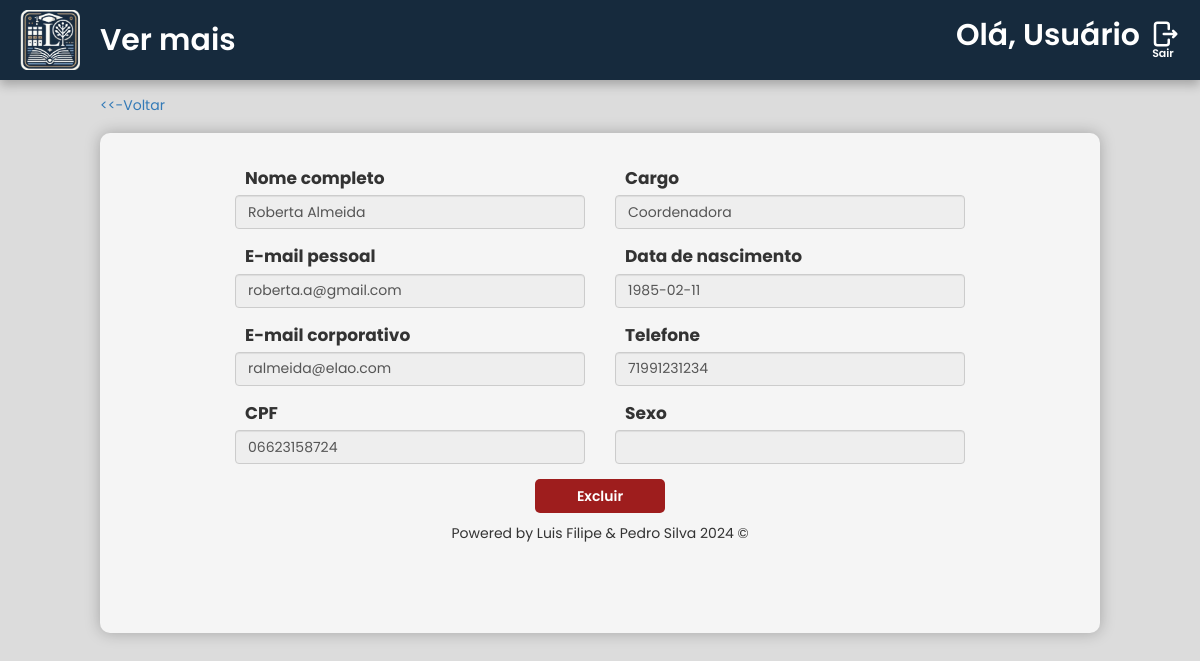
Screenshot of /src/diretoria/visualizar-funcionarios/detalhes.php?id_func=1 with the database file from the repository.
### tables this page shows
create table
    apoio (
        id_func bigint auto_increment primary key,
        nome_func varchar(70) not null,
        email_pess_func VARCHAR(150) UNIQUE NOT NULL,
        email_corp_func VARCHAR(150) UNIQUE NOT NULL,
        telefone_func VARCHAR(11) NOT NULL,
        cpf_func varchar(11) not null unique,
        sexo_func varchar(1) not null,
        nascimento_func date not null,
        senha_func varchar(25) not null,
        cargo_func varchar(100) not null
    );

### src/diretoria/visualizar-funcionarios/detalhes.php (the view, shortened to what this page needs)
<?php
require '../../scripts/conn.php';
$id = $_GET['id_func'];
$sql = $pdo->prepare("SELECT * FROM apoio WHERE id_func = :id_func");
$sql->bindValue(':id_func', $id);
$sql->execute();
if ($sql->rowCount() == 1) {
    $usuario = $sql->fetch(PDO::FETCH_BOTH);
    $nome_func = $usuario['nome_func'];
    $email_pess_func = $usuario['email_pess_func'];
    $email_corp_func = $usuario['email_corp_func'];
    $telefone_func = $usuario['telefone_func'];
    $cpf_func = $usuario['cpf_func'];
    $sexo_func = $usuario['sexo_func'];
    $nascimento_func = $usuario['nascimento_func'];
    $cargo_func = $usuario['cargo_func'];
}
?>
<!DOCTYPE html>
<html lang="pt-br">
<head>
    <link rel="stylesheet" href="https://maxcdn.bootstrapcdn.com/bootstrap/3.3.7/css/bootstrap.min.css"
>
    <link rel="stylesheet" href="style.css">
</head>
<body>
    <header>
        <img src="../../../assets/images/LogoEscolaSemFundo.png" alt="Logo da Clinica" class="LogoClinica">Ver mais
        <div class="areauser">
            <p class="nomeuser">Olá, <?php echo isset($_SESSION['session_nome']) ? explode(' ', $_SESSION['session_nome'])[0] : 'Usuário'; ?></p>
            <a href="../../scripts/sair.php"><img src="../../../assets/images/logout-svgrepo-com.svg" alt="Sair" class="logouticon">
                <p class="txtsair">Sair</p>
            </a>
        </div>
    </header>
    <div class="opcvoltar"><a href="index.php"><<-Voltar </a></div>
    <div class="container">
        <form class="form-cad" id="form-cad" action="../backend/excluir-funcionario.php" method="POST">
            <div class="coluna">
                <div class="form-group">
                    <label for="exampleInputNome1">Nome completo</label>
                    <input type="text" class="form-control" name="nome" id="nome" placeholder="Insira seu nome completo" value="<?php echo ($nome_func) ?>" disabled>
                </div>
                <div class="form-group">
                    <label for="exampleInputNome1">E-mail pessoal</label>
                    <input type="text" class="form-control" name="email-pessoal" id="email-pessoal" placeholder="Insira seu e-mail" value="<?php echo ($email_pess_func) ?>" disabled>
                </div>
                <div class="form-group">
                    <label for="exampleInputNome1">E-mail corporativo</label>
                    <input type="text" class="form-control" name="email-pessoal" id="email-pessoal" placeholder="Insira seu e-mail" value="<?php echo ($email_corp_func) ?>" disabled>
                </div>
                <div class="form-group">
                    <label for="exampleInputEmail1">CPF</label>
                    <input type="text" class="form-control" name="cpf" id="cpf" placeholder="Insira seu CPF" value="<?php echo ($cpf_func) ?>" disabled>
                </div>
            </div>
            <div class="coluna">
                <div class="form-group">
                    <label for="exampleInputEmail1">Cargo</label>
                    <input class="form-control" name="materia" id="materia" value="<?php echo ($cargo_func) ?>" disabled>
                </div>
                <div class="form-group">
                    <label for="exampleInputEmail1">Data de nascimento</label>
                    <input type="text" class="form-control" name="data-nascimento" id="exampleInputEmail1" value="<?php echo ($nascimento_func) ?>" disabled>
                </div>
                <div class="form-group">
                    <label for="exampleInputEmail1">Telefone</label>
                    <input type="text" class="form-control" name="telefone" value="<?php echo ($telefone_func) ?>" disabled>
                </div>
                <div class="form-group">
                    <label for="exampleInputPassword1">Sexo</label>
                    <input class="form-control" name="sexo" id="sexo" value="<?php echo ($sexo_func) ?>" disabled>
                </div>
            </div>
        </form>
        <input type="hidden" value="<?php echo !empty($_GET['id']) ? $_GET['id'] : null;  var_dump($id); ?>">
        <button type="submit" class="btnExcluir" onclick="">Excluir</button>
        <p class="creds" style="margin-top: 1rem;">Powered by Luis Filipe & Pedro Silva 2024 ©</p>
    </div>
</body>
</html>

### src/diretoria/visualizar-funcionarios/style.css (style rules this page uses)
* { font-family: "Poppins", sans-serif; margin: 0px; padding: 0px; }
body { background-color: gainsboro; }
header { background-color: #162a3d; display: flex; align-items: center; color: white; font-size: 30px; font-weight: 600; text-align: center; margin-bottom: -0.5rem; box-shadow: 0px 5px 10px rgba(0, 0, 0, 0.25); }
.opcvoltar { margin-top: 2rem; margin-left: 10rem; }
.LogoClinica { width: 60px; margin-left: 2rem; margin-top: 1rem; margin-bottom: 1rem; margin-right: 2rem; }
.areauser { position: absolute; right: 2rem; display: flex; align-items: center; gap: 10px; }
.logouticon { height: 30px; }
a { margin-top: 0.3rem; text-decoration: none; }
.txtsair { text-decoration: none; font-size: 11px; margin-top: -0.8rem; margin-left: -0.4rem; color: white; }
.container { margin-bottom: 5rem; align-items: center; justify-items: center; margin-top: 1.5%; max-width: 100rem; min-width: 25rem; max-height: 100rem; min-height: 50rem; background-color: whitesmoke; box-shadow: 0px 0px 15px rgba(0, 0, 0, 0.25); border-radius: 10px; padding: 2.3rem; overflow: auto; }
.btnExcluir { min-width: 13rem; background-color: #9e1d1d; font-weight: 600; padding: 0.7rem; border-radius: 5px; border: none; transition: 300ms; color: white; }
.form-cad { margin-top: 1rem; display: flex; flex-direction: row; gap: 3rem; }
.form-group label { font-size: 17px; margin-left: 1rem; }
input { max-width: 35rem; min-width: 35rem; }

### rows the page displays
apoio: nome "Roberta Almeida", email-pessoal "roberta.a@gmail.com", email-pessoal "ralmeida@elao.com", cpf "06623158724", materia "Coordenadora", data-nascimento "1985-02-11", telefone "71991231234"
